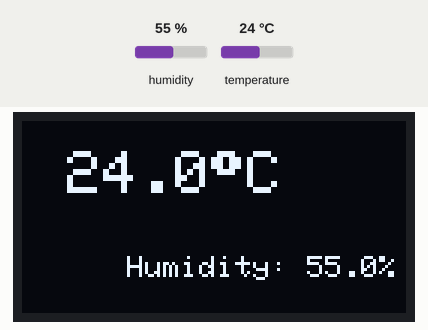
The program below on a simulated ESP32. On the bench: 128×64 one-colour display. The test bench sets the inputs (shaded band); at power-on: humidity 55 %, temperature 24 °C. What the program prints to the serial monitor is not drawn.

Above: at 3.7 s.
3.8 s: humidity set to 22 %
At 6.6 s:
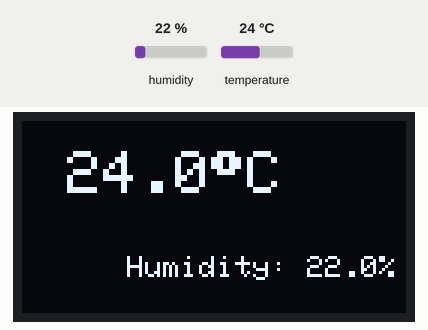
7.1 s: temperature set to 12 °C
At 9.1 s:
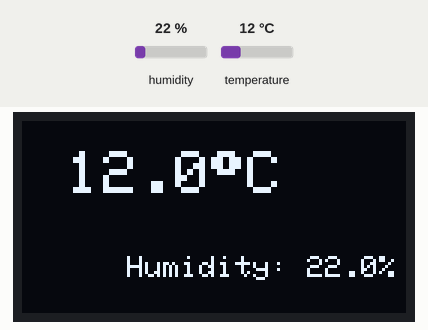
10.4 s: humidity set to 40 %
At 14.0 s:
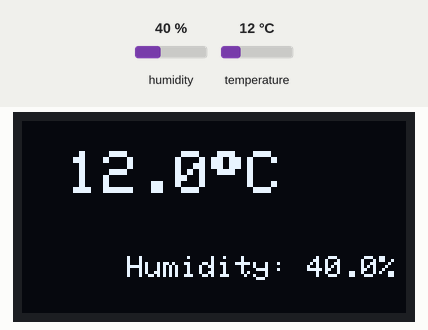
14.3 s: temperature set to 19 °C
At 16.6 s:
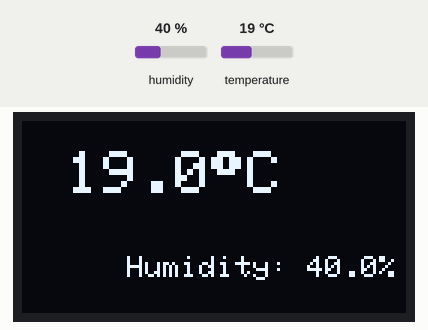
Timing chart, 0 to 18.1 s (numbered marks = the images above; inputs shaded):
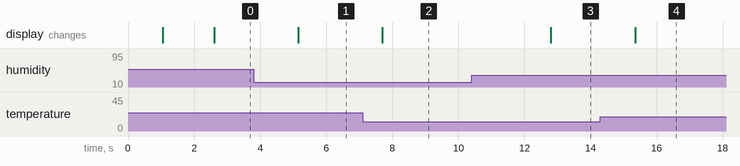

The program:

main.cpp
```cpp
#include "DHT.h"
#include <Wire.h>
#include <Adafruit_GFX.h>
#include <Adafruit_SSD1306.h>

#define DHTPIN 4
#define DHTTYPE DHT11  // lub DHT22

#define SCREEN_WIDTH 128 // OLED display width, in pixels
#define SCREEN_HEIGHT 64 // OLED display height, in pixels

DHT dht(DHTPIN, DHTTYPE);
Adafruit_SSD1306 display(SCREEN_WIDTH, SCREEN_HEIGHT, &Wire, -1);

void setup() {
  Serial.begin(115200);
  dht.begin();

  if (!display.begin(SSD1306_SWITCHCAPVCC, 0x3C)) {
    Serial.println(F("SSD1306 allocation failed"));
    for (;;);
  }

  delay(1000);
  display.clearDisplay();
  display.setTextSize(1);
  display.setTextColor(WHITE);
  display.setCursor(20, 25);
  display.println("Starting...");
  display.display();
  delay(1500);
}

void loop() {
  float h = dht.readHumidity();
  float t = dht.readTemperature();

  display.clearDisplay();

  if (isnan(h) || isnan(t)) {
    Serial.println("Failed to read from DHT sensor!");
    display.setTextSize(1);
    display.setTextColor(WHITE);
    display.setCursor(10, 25);
    display.println("Sensor error!");
  } else {
    Serial.printf("Temp: %.1f°C  Hum: %.1f%%\n", t, h);

    display.setTextSize(2);
    display.setTextColor(WHITE);
    display.setCursor(15, 10);
    display.printf("%.1f%cC", t, 247); // 247 = znak °

    display.setTextSize(1);
    display.setCursor(35, 45);
    display.printf("Humidity: %.1f%%", h);
  }

  display.display();
  delay(2500);
}
```

Measured:
- after the input at 3.8 s, the display: changes after 1.4 s (image 1)
- after the input at 7.1 s, the display: changes after 0.60 s (image 2)
- after the input at 10.4 s, the display: changes after 2.4 s (image 3)
- after the input at 14.3 s, the display: changes after 1.0 s (image 4)
